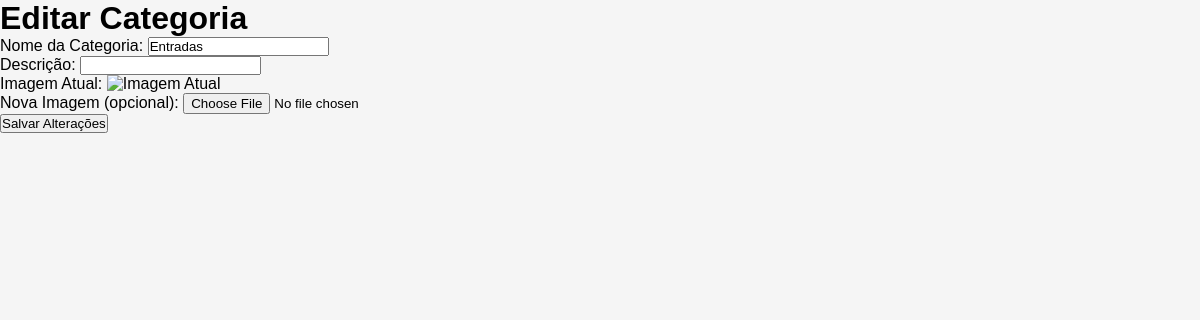
Before: /admin/editar_categoria/1 with the older database file.
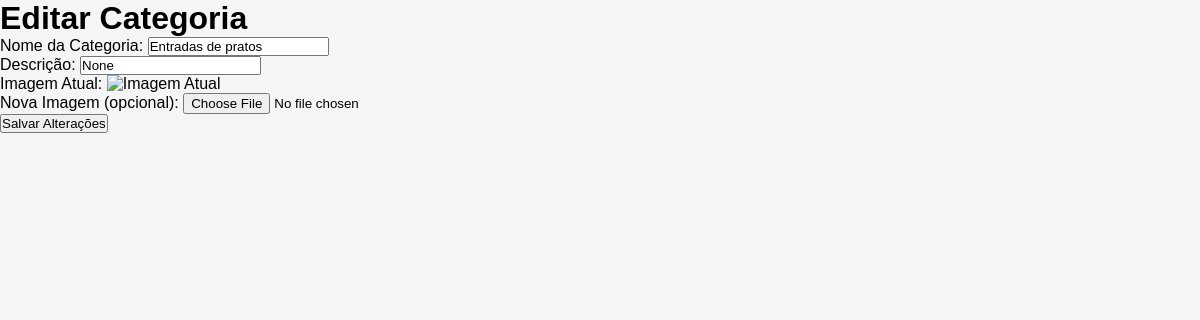
After: the same page with the newer database file.
### tables this page shows
CREATE TABLE [categorias] (
[id] INTEGER  PRIMARY KEY NULL,
[nome] TEXT  NOT NULL,
[descricao] VARCHAR(255)  NULL,
[imagem] BLOB  NULL
);

### app.py (the view, shortened to what this page needs)
@app.route("/admin/editar_categoria/<int:id>", methods=['GET', 'POST'])
def editar_categoria(id):
    conn = get_db_connection()
    categoria = conn.execute('SELECT * FROM categorias WHERE id = ?', (id,)).fetchone()
    conn.close()
    return render_template('admin/editar_categoria.html', categoria=categoria)

### app.py (called while the page is built)
def get_db_connection():
    conn = sqlite3.connect('database\sqlite.db')
    conn.row_factory = sqlite3.Row
    return conn

### templates/admin/editar_categoria.html (shortened to what this page needs)
<!DOCTYPE html>
<html lang="pt-br">
<head>
    <link rel="stylesheet" href="{{ url_for('static', filename='styles.css') }}">
</head>
<body>
    <h1>Editar Categoria</h1>
    <form method="POST" enctype="multipart/form-data">
        <label for="nome_categoria">Nome da Categoria:</label>
        <input type="text" id="nome_categoria" name="nome_categoria" value="{{ categoria['nome'] }}" required>
        <br>
        <label for="descricao">Descrição:</label>
        <input type="text" id="descricao" name="descricao" value="{{ categoria['descricao'] }}" required>
        <br>
        <label for="imagem_atual">Imagem Atual:</label>
        <img alt="Imagem Atual">
        <br>
        <label for="nova_imagem">Nova Imagem (opcional):</label>
        <input type="file" id="nova_imagem" name="nova_imagem">
        <br>
        <button type="submit">Salvar Alterações</button>
    </form>
</body>
</html>

Changed rows visible on the page:
changed categorias: nome_categoria "Entradas" → "Entradas de pratos"
Other visible differences:
form field descricao: (not shown) → "None"
